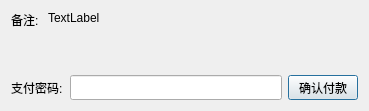
<?xml version="1.0" encoding="UTF-8"?>
<ui version="4.0">
 <class>PayW</class>
 <widget class="QDialog" name="PayW">
  <property name="geometry">
   <rect>
    <x>0</x>
    <y>0</y>
    <width>369</width>
    <height>111</height>
   </rect>
  </property>
  <property name="windowTitle">
   <string>支付页面</string>
  </property>
  <property name="windowIcon">
   <iconset resource="resource.qrc">
    <normaloff>:/new/prefix1/res/支付.png</normaloff>:/new/prefix1/res/支付.png</iconset>
  </property>
  <layout class="QGridLayout" name="gridLayout_3" rowstretch="5,1">
   <item row="0" column="0">
    <layout class="QGridLayout" name="gridLayout" columnstretch="1,10">
     <item row="0" column="0" alignment="Qt::AlignTop">
      <widget class="QLabel" name="label">
       <property name="text">
        <string>备注:</string>
       </property>
      </widget>
     </item>
     <item row="0" column="1" alignment="Qt::AlignTop">
      <widget class="QLabel" name="labExtra">
       <property name="text">
        <string>TextLabel</string>
       </property>
       <property name="wordWrap">
        <bool>true</bool>
       </property>
      </widget>
     </item>
    </layout>
   </item>
   <item row="1" column="0">
    <layout class="QGridLayout" name="gridLayout_2" columnstretch="1,4,1">
     <item row="0" column="0">
      <widget class="QLabel" name="label_3">
       <property name="text">
        <string>支付密码:</string>
       </property>
      </widget>
     </item>
     <item row="0" column="1">
      <widget class="QLineEdit" name="lineEdit">
       <property name="minimumSize">
        <size>
         <width>0</width>
         <height>25</height>
        </size>
       </property>
      </widget>
     </item>
     <item row="0" column="2">
      <widget class="QPushButton" name="btnPay">
       <property name="minimumSize">
        <size>
         <width>70</width>
         <height>25</height>
        </size>
       </property>
       <property name="text">
        <string>确认付款</string>
       </property>
      </widget>
     </item>
    </layout>
   </item>
  </layout>
 </widget>
 <resources>
  <include location="resource.qrc"/>
 </resources>
 <connections/>
</ui>
